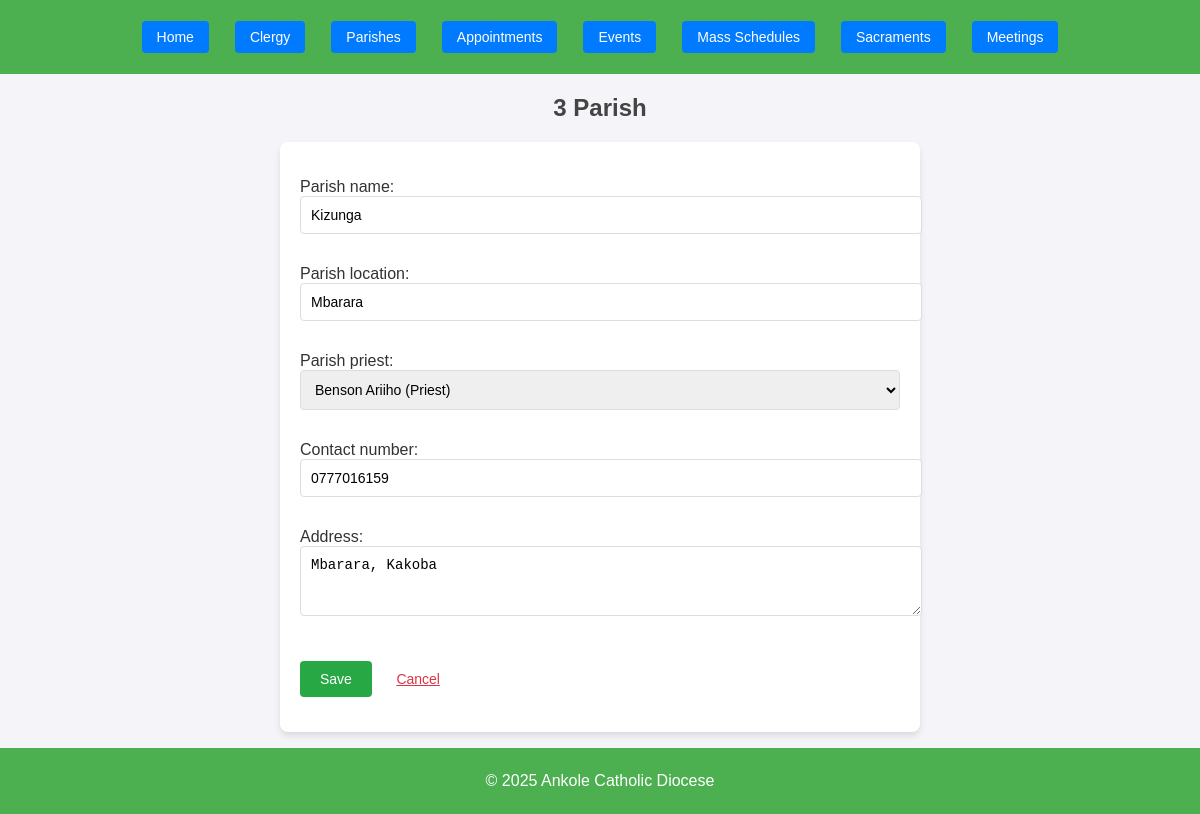
The app's page /parishes/edit/3/ with its own data.
### core/models.py (models this page shows, shortened)
class Parish(models.Model):
    parish_id = models.AutoField(primary_key=True)
    parish_name = models.CharField(max_length=100)
    parish_location = models.CharField(max_length=100)
    parish_priest = models.ForeignKey(Clergy, on_delete=models.SET_NULL, null=True, blank=True)
    contact_number = models.CharField(max_length=15)
    address = models.TextField()
    timestamp = models.DateTimeField(auto_now_add=True)

### core/views.py (the view)
# urls.py: path('parishes/edit/<int:parish_id>/', parish_edit, name='parish_edit'),
def parish_edit(request, parish_id):
    parish = get_object_or_404(Parish, pk=parish_id)
    if request.method == 'POST':
        form = ParishForm(request.POST, instance=parish)
        if form.is_valid():
            form.save()
            return redirect('parish_list')
    else:
        form = ParishForm(instance=parish)
    return render(request, 'parishes/parish_form.html', {'form': form})

### core/forms.py
class ParishForm(forms.ModelForm):
    class Meta:
        model = Parish
        fields = ['parish_name', 'parish_location', 'parish_priest', 'contact_number', 'address']
        widgets = {
            'parish_name': forms.TextInput(attrs={'class': 'form-control'}),
            'parish_location': forms.TextInput(attrs={'class': 'form-control'}),
            'parish_priest': forms.Select(attrs={'class': 'form-control'}),
            'contact_number': forms.TextInput(attrs={'class': 'form-control'}),
            'address': forms.Textarea(attrs={'class': 'form-control', 'rows': 3}),
        }

### core/models.py (called while the page is built)
    def __str__(self):
        return f"{self.first_name} {self.last_name} ({self.role})"

### core/templates/parishes/parish_form.html (shortened to what this page needs)
{% extends 'core/base.html' %}
{% block content %}
<h2>{{ form.instance.pk|default:"Add New" }} Parish</h2>
<form method="post">
    {{ form.as_p }}
    <input type="submit" value="Save" class="btn btn-success">
    <a href="{% url 'parish_list' %}" class="cancel-link">Cancel</a>
</form>
{% endblock %}

### church/static/css/styles.css (style rules this page uses)
body { font-family: Arial, sans-serif; margin: 0; padding: 0; box-sizing: border-box; }

### records on screen
Parish: instance.pk "3", parish_name "Kizunga", parish_location "Mbarara", parish_priest "Benson Ariiho (Priest)", contact_number "0777016159", address "Mbarara, Kakoba"
